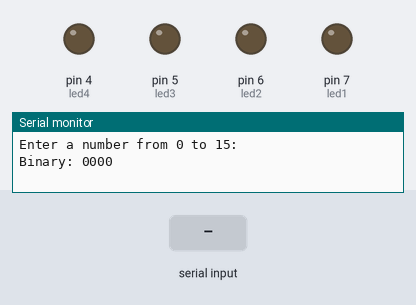
Bench run of a sketch on a simulated Arduino Uno, built with avr-gcc and run on an emulated ATmega328P. Shown: output pins drawn as LEDs (lit = HIGH), the last lines printed to the serial monitor. Inputs (shaded band) come from the test bench.

Above: at 1.2 s.
1.3 s: "5\n" received over Serial
At 2.0 s:
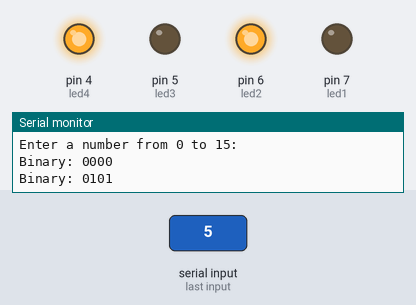
Timing chart, 0 to 4.3 s (numbered marks = the images above; inputs shaded):
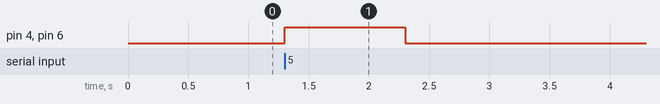

Measured:
- after the input at 1.3 s, pin 4 (led4), pin 6 (led2): LOW → HIGH at once, → LOW 1.0 s later

The sketch:

code.ino
```cpp
int a[4];

int led1 = 7;
int led2 = 6;
int led3 = 5;
int led4 = 4;

void convert(int n)
{
    for (int i = 3; i >= 0; i--)
    {
        a[i] = n % 2;
        n = n / 2;
    }
}

void setup()
{
    Serial.begin(9600);

    pinMode(led1, OUTPUT);
    pinMode(led2, OUTPUT);
    pinMode(led3, OUTPUT);
    pinMode(led4, OUTPUT);

    Serial.println("Enter a number from 0 to 15: ");
}

void loop()
{

    int n = Serial.parseInt();
    if (n < 0 || n > 15)
        return;
    convert(n);
    digitalWrite(led1, a[0]);
    digitalWrite(led2, a[1]);
    digitalWrite(led3, a[2]);
    digitalWrite(led4, a[3]);
    Serial.print("Binary: ");
    for (int i = 0; i < 4; i++)
        Serial.print(a[i]);
    Serial.println();
}
```
